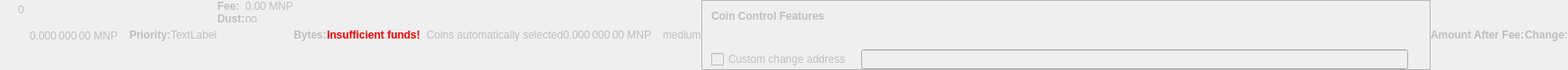
    <widget class="QWidget" name="dummyHideWidget" native="true">
     <property name="enabled">
      <bool>false</bool>
     </property>
     <property name="maximumSize">
      <size>
       <width>100</width>
       <height>22</height>
      </size>
     </property>
     <layout class="QHBoxLayout" name="dummyHideLayout">
      <property name="spacing">
       <number>0</number>
      </property>
      <property name="leftMargin">
       <number>0</number>
      </property>
      <property name="topMargin">
       <number>0</number>
      </property>
      <property name="rightMargin">
       <number>0</number>
      </property>
      <property name="bottomMargin">
       <number>0</number>
      </property>
      <item>
       <layout class="QFormLayout" name="formLayoutCoinControl1">
        <property name="horizontalSpacing">
         <number>10</number>
        </property>
        <property name="verticalSpacing">
         <number>14</number>
        </property>
        <property name="leftMargin">
         <number>10</number>
        </property>
        <property name="topMargin">
         <number>4</number>
        </property>
        <property name="rightMargin">
         <number>6</number>
        </property>
        <item row="0" column="1">
         <widget class="QLabel" name="labelCoinControlBytes">
          <property name="cursor">
           <cursorShape>IBeamCursor</cursorShape>
          </property>
          <property name="contextMenuPolicy">
           <enum>Qt::ActionsContextMenu</enum>
          </property>
          <property name="text">
           <string notr="true">0</string>
          </property>
          <property name="textInteractionFlags">
           <set>Qt::LinksAccessibleByMouse|Qt::TextSelectableByKeyboard|Qt::TextSelectableByMouse</set>
          </property>
         </widget>
        </item>
       </layout>
      </item>
      <item>
       <widget class="QLabel" name="labelCoinControlAfterFee">
        <property name="enabled">
         <bool>false</bool>
        </property>
        <property name="sizePolicy">
         <sizepolicy hsizetype="Fixed" vsizetype="Fixed">
          <horstretch>0</horstretch>
          <verstretch>0</verstretch>
         </sizepolicy>
        </property>
        <property name="minimumSize">
         <size>
          <width>111</width>
          <height>12</height>
         </size>
        </property>
        <property name="maximumSize">
         <size>
          <width>111</width>
          <height>12</height>
         </size>
        </property>
        <property name="cursor">
         <cursorShape>IBeamCursor</cursorShape>
        </property>
        <property name="contextMenuPolicy">
         <enum>Qt::ActionsContextMenu</enum>
        </property>
        <property name="text">
         <string notr="true">0.000 000 00 MNP</string>
        </property>
        <property name="textInteractionFlags">
         <set>Qt::LinksAccessibleByMouse|Qt::TextSelectableByKeyboard|Qt::TextSelectableByMouse</set>
        </property>
       </widget>
      </item>
      <item>
       <widget class="QLabel" name="labelCoinControlPriorityText">
        <property name="enabled">
         <bool>false</bool>
        </property>
        <property name="font">
         <font>
          <weight>75</weight>
          <bold>true</bold>
         </font>
        </property>
        <property name="text">
         <string>Priority:</string>
        </property>
       </widget>
      </item>
      <item>
       <layout class="QHBoxLayout" name="horizontalLayout">
        <item>
         <widget class="QLabel" name="WarningLabel">
          <property name="text">
           <string>TextLabel</string>
          </property>
         </widget>
        </item>
       </layout>
      </item>
      <item>
       <layout class="QFormLayout" name="formLayoutCoinControl3">
        <property name="horizontalSpacing">
         <number>0</number>
        </property>
        <property name="verticalSpacing">
         <number>0</number>
        </property>
        <property name="leftMargin">
         <number>0</number>
        </property>
        <property name="topMargin">
         <number>0</number>
        </property>
        <property name="rightMargin">
         <number>0</number>
        </property>
        <item row="0" column="0">
         <widget class="QLabel" name="labelCoinControlFeeText">
          <property name="enabled">
           <bool>false</bool>
          </property>
          <property name="font">
           <font>
            <weight>75</weight>
            <bold>true</bold>
           </font>
          </property>
          <property name="text">
           <string>Fee:</string>
          </property>
          <property name="margin">
           <number>0</number>
          </property>
         </widget>
        </item>
        <item row="0" column="1">
         <widget class="QLabel" name="labelCoinControlFee">
          <property name="enabled">
           <bool>false</bool>
          </property>
          <property name="cursor">
           <cursorShape>IBeamCursor</cursorShape>
          </property>
          <property name="contextMenuPolicy">
           <enum>Qt::ActionsContextMenu</enum>
          </property>
          <property name="text">
           <string notr="true">0.00 MNP</string>
          </property>
          <property name="textInteractionFlags">
           <set>Qt::LinksAccessibleByMouse|Qt::TextSelectableByKeyboard|Qt::TextSelectableByMouse</set>
          </property>
         </widget>
        </item>
        <item row="1" column="0">
         <widget class="QLabel" name="labelCoinControlLowOutputText">
          <property name="enabled">
           <bool>false</bool>
          </property>
          <property name="font">
           <font>
            <weight>75</weight>
            <bold>true</bold>
           </font>
          </property>
          <property name="text">
           <string>Dust:</string>
          </property>
         </widget>
        </item>
        <item row="1" column="1">
         <widget class="QLabel" name="labelCoinControlLowOutput">
          <property name="enabled">
           <bool>false</bool>
          </property>
          <property name="cursor">
           <cursorShape>IBeamCursor</cursorShape>
          </property>
          <property name="contextMenuPolicy">
           <enum>Qt::ActionsContextMenu</enum>
          </property>
          <property name="text">
           <string>no</string>
          </property>
          <property name="textInteractionFlags">
           <set>Qt::LinksAccessibleByMouse|Qt::TextSelectableByKeyboard|Qt::TextSelectableByMouse</set>
          </property>
         </widget>
        </item>
       </layout>
      </item>
      <item>
       <widget class="QLabel" name="labelCoinControlBytesText">
        <property name="enabled">
         <bool>false</bool>
        </property>
        <property name="font">
         <font>
          <weight>75</weight>
          <bold>true</bold>
         </font>
        </property>
        <property name="text">
         <string>Bytes:</string>
        </property>
       </widget>
      </item>
      <item>
       <layout class="QFormLayout" name="formLayoutCoinControl2">
        <property name="horizontalSpacing">
         <number>0</number>
        </property>
        <property name="verticalSpacing">
         <number>0</number>
        </property>
        <property name="leftMargin">
         <number>0</number>
        </property>
        <property name="topMargin">
         <number>0</number>
        </property>
        <property name="rightMargin">
         <number>0</number>
        </property>
       </layout>
      </item>
      <item>
       <layout class="QHBoxLayout" name="horizontalLayoutCoinControl2">
        <property name="spacing">
         <number>0</number>
        </property>
        <property name="bottomMargin">
         <number>0</number>
        </property>
       </layout>
      </item>
      <item>
       <widget class="QLabel" name="labelCoinControlInsuffFunds">
        <property name="enabled">
         <bool>false</bool>
        </property>
        <property name="minimumSize">
         <size>
          <width>0</width>
          <height>0</height>
         </size>
        </property>
        <property name="font">
         <font>
          <weight>75</weight>
          <bold>true</bold>
         </font>
        </property>
        <property name="styleSheet">
         <string notr="true">color:red;font-weight:bold;</string>
        </property>
        <property name="text">
         <string>Insufficient funds!</string>
        </property>
        <property name="margin">
         <number>5</number>
        </property>
       </widget>
      </item>
      <item>
       <layout class="QFormLayout" name="formLayoutCoinControl4">
        <property name="horizontalSpacing">
         <number>0</number>
        </property>
        <property name="verticalSpacing">
         <number>0</number>
        </property>
        <property name="leftMargin">
         <number>0</number>
        </property>
        <property name="topMargin">
         <number>0</number>
        </property>
        <property name="rightMargin">
         <number>0</number>
        </property>
       </layout>
      </item>
      <item>
       <widget class="QLabel" name="labelCoinControlChangeLabel">
        <property name="enabled">
         <bool>false</bool>
        </property>
        <property name="sizePolicy">
         <sizepolicy hsizetype="Preferred" vsizetype="Expanding">
          <horstretch>0</horstretch>
          <verstretch>0</verstretch>
         </sizepolicy>
        </property>
        <property name="minimumSize">
         <size>
          <width>0</width>
          <height>0</height>
         </size>
        </property>
        <property name="text">
         <string/>
        </property>
        <property name="margin">
         <number>3</number>
        </property>
       </widget>
      </item>
      <item>
       <widget class="QLabel" name="labelCoinControlAutomaticallySelected">
        <property name="enabled">
         <bool>false</bool>
        </property>
        <property name="sizePolicy">
         <sizepolicy hsizetype="Fixed" vsizetype="Fixed">
          <horstretch>0</horstretch>
          <verstretch>0</verstretch>
         </sizepolicy>
        </property>
        <property name="minimumSize">
         <size>
          <width>0</width>
          <height>0</height>
         </size>
        </property>
        <property name="maximumSize">
         <size>
          <width>240</width>
          <height>16777215</height>
         </size>
        </property>
        <property name="text">
         <string>Coins automatically selected</string>
        </property>
        <property name="margin">
         <number>5</number>
        </property>
       </widget>
      </item>
      <item>
       <widget class="QLabel" name="labelCoinControlChange">
        <property name="enabled">
         <bool>false</bool>
        </property>
        <property name="sizePolicy">
         <sizepolicy hsizetype="Fixed" vsizetype="Fixed">
          <horstretch>0</horstretch>
          <verstretch>0</verstretch>
         </sizepolicy>
        </property>
        <property name="minimumSize">
         <size>
          <width>111</width>
          <height>0</height>
         </size>
        </property>
        <property name="maximumSize">
         <size>
          <width>111</width>
          <height>16777215</height>
         </size>
        </property>
        <property name="cursor">
         <cursorShape>IBeamCursor</cursorShape>
        </property>
        <property name="contextMenuPolicy">
         <enum>Qt::ActionsContextMenu</enum>
        </property>
        <property name="text">
         <string notr="true">0.000 000 00 MNP</string>
        </property>
        <property name="textInteractionFlags">
         <set>Qt::LinksAccessibleByMouse|Qt::TextSelectableByKeyboard|Qt::TextSelectableByMouse</set>
        </property>
       </widget>
      </item>
      <item>
       <widget class="QLabel" name="labelCoinControlPriority">
        <property name="enabled">
         <bool>false</bool>
        </property>
        <property name="cursor">
         <cursorShape>IBeamCursor</cursorShape>
        </property>
        <property name="contextMenuPolicy">
         <enum>Qt::ActionsContextMenu</enum>
        </property>
        <property name="text">
         <string>medium</string>
        </property>
        <property name="textInteractionFlags">
         <set>Qt::LinksAccessibleByMouse|Qt::TextSelectableByKeyboard|Qt::TextSelectableByMouse</set>
        </property>
       </widget>
      </item>
      <item>
       <widget class="QFrame" name="frameCoinControl">
        <property name="sizePolicy">
         <sizepolicy hsizetype="Expanding" vsizetype="Expanding">
          <horstretch>0</horstretch>
          <verstretch>0</verstretch>
         </sizepolicy>
        </property>
        <property name="maximumSize">
         <size>
          <width>16777215</width>
          <height>16777215</height>
         </size>
        </property>
        <property name="frameShape">
         <enum>QFrame::StyledPanel</enum>
        </property>
        <property name="frameShadow">
         <enum>QFrame::Sunken</enum>
        </property>
        <layout class="QVBoxLayout" name="verticalLayoutCoinControl2_2">
         <property name="spacing">
          <number>0</number>
         </property>
         <property name="leftMargin">
          <number>0</number>
         </property>
         <property name="topMargin">
          <number>0</number>
         </property>
         <property name="rightMargin">
          <number>0</number>
         </property>
         <property name="bottomMargin">
          <number>0</number>
         </property>
         <item>
          <layout class="QVBoxLayout" name="verticalLayoutCoinControl" stretch="0,0,0,1">
           <property name="spacing">
            <number>0</number>
           </property>
           <property name="leftMargin">
            <number>10</number>
           </property>
           <property name="topMargin">
            <number>10</number>
           </property>
           <item>
            <layout class="QHBoxLayout" name="horizontalLayoutCoinControl1">
             <property name="bottomMargin">
              <number>15</number>
             </property>
             <item>
              <widget class="QLabel" name="labelCoinControlFeatures">
               <property name="enabled">
                <bool>false</bool>
               </property>
               <property name="sizePolicy">
                <sizepolicy hsizetype="Preferred" vsizetype="Maximum">
                 <horstretch>0</horstretch>
                 <verstretch>0</verstretch>
                </sizepolicy>
               </property>
               <property name="font">
                <font>
                 <weight>75</weight>
                 <bold>true</bold>
                </font>
               </property>
               <property name="styleSheet">
                <string notr="true">font-weight:bold;</string>
               </property>
               <property name="text">
                <string>Coin Control Features</string>
               </property>
              </widget>
             </item>
            </layout>
           </item>
           <item>
            <widget class="QWidget" name="widgetCoinControl" native="true">
             <property name="sizePolicy">
              <sizepolicy hsizetype="Preferred" vsizetype="Preferred">
               <horstretch>0</horstretch>
               <verstretch>0</verstretch>
              </sizepolicy>
             </property>
             <property name="minimumSize">
              <size>
               <width>0</width>
               <height>0</height>
              </size>
             </property>
             <property name="styleSheet">
              <string notr="true"/>
             </property>
             <layout class="QHBoxLayout" name="horizontalLayoutCoinControl5_2">
              <property name="leftMargin">
               <number>0</number>
              </property>
              <property name="topMargin">
               <number>0</number>
              </property>
              <property name="rightMargin">
               <number>0</number>
              </property>
              <property name="bottomMargin">
               <number>0</number>
              </property>
              <item>
               <layout class="QHBoxLayout" name="horizontalLayoutCoinControl3">
                <property name="spacing">
                 <number>20</number>
                </property>
                <property name="topMargin">
                 <number>0</number>
                </property>
                <property name="bottomMargin">
                 <number>10</number>
                </property>
               </layout>
              </item>
             </layout>
            </widget>
           </item>
           <item>
            <layout class="QHBoxLayout" name="horizontalLayoutCoinControl4" stretch="0,0,0">
             <property name="spacing">
              <number>12</number>
             </property>
             <property name="sizeConstraint">
              <enum>QLayout::SetDefaultConstraint</enum>
             </property>
             <property name="topMargin">
              <number>5</number>
             </property>
             <property name="rightMargin">
              <number>5</number>
             </property>
             <item>
              <widget class="QCheckBox" name="checkBoxCoinControlChange">
               <property name="enabled">
                <bool>false</bool>
               </property>
               <property name="toolTip">
                <string>If this is activated, but the change address is empty or invalid, change will be sent to a newly generated address.</string>
               </property>
               <property name="text">
                <string>Custom change address</string>
               </property>
              </widget>
             </item>
             <item>
              <widget class="QValidatedLineEdit" name="lineEditCoinControlChange">
               <property name="enabled">
                <bool>false</bool>
               </property>
               <property name="sizePolicy">
                <sizepolicy hsizetype="Expanding" vsizetype="Fixed">
                 <horstretch>0</horstretch>
                 <verstretch>0</verstretch>
                </sizepolicy>
               </property>
              </widget>
             </item>
             <item>
              <widget class="QLabel" name="labelCoinControlChangeLabel_2">
               <property name="sizePolicy">
                <sizepolicy hsizetype="Preferred" vsizetype="Expanding">
                 <horstretch>0</horstretch>
                 <verstretch>0</verstretch>
                </sizepolicy>
               </property>
               <property name="minimumSize">
                <size>
                 <width>0</width>
                 <height>0</height>
                </size>
               </property>
               <property name="text">
                <string/>
               </property>
               <property name="margin">
                <number>3</number>
               </property>
              </widget>
             </item>
            </layout>
           </item>
           <item>
            <spacer name="verticalSpacerCoinControl">
             <property name="orientation">
              <enum>Qt::Vertical</enum>
             </property>
             <property name="sizeHint" stdset="0">
              <size>
               <width>800</width>
               <height>1</height>
              </size>
             </property>
            </spacer>
           </item>
          </layout>
         </item>
        </layout>
       </widget>
      </item>
      <item>
       <widget class="QLabel" name="labelCoinControlAfterFeeText">
        <property name="enabled">
         <bool>false</bool>
        </property>
        <property name="minimumSize">
         <size>
          <width>0</width>
          <height>0</height>
         </size>
        </property>
        <property name="maximumSize">
         <size>
          <width>16777215</width>
          <height>16777215</height>
         </size>
        </property>
        <property name="font">
         <font>
          <weight>75</weight>
          <bold>true</bold>
         </font>
        </property>
        <property name="text">
         <string>Amount After Fee:</string>
        </property>
        <property name="alignment">
         <set>Qt::AlignLeading|Qt::AlignLeft|Qt::AlignVCenter</set>
        </property>
        <property name="margin">
         <number>0</number>
        </property>
       </widget>
      </item>
      <item>
       <widget class="QLabel" name="labelCoinControlChangeText">
        <property name="enabled">
         <bool>false</bool>
        </property>
        <property name="sizePolicy">
         <sizepolicy hsizetype="Preferred" vsizetype="Preferred">
          <horstretch>0</horstretch>
          <verstretch>0</verstretch>
         </sizepolicy>
        </property>
        <property name="minimumSize">
         <size>
          <width>0</width>
          <height>0</height>
         </size>
        </property>
        <property name="maximumSize">
         <size>
          <width>16777215</width>
          <height>16777215</height>
         </size>
        </property>
        <property name="font">
         <font>
          <weight>75</weight>
          <bold>true</bold>
         </font>
        </property>
        <property name="text">
         <string>Change:</string>
        </property>
        <property name="alignment">
         <set>Qt::AlignLeading|Qt::AlignLeft|Qt::AlignVCenter</set>
        </property>
       </widget>
      </item>
     </layout>
    </widget>
